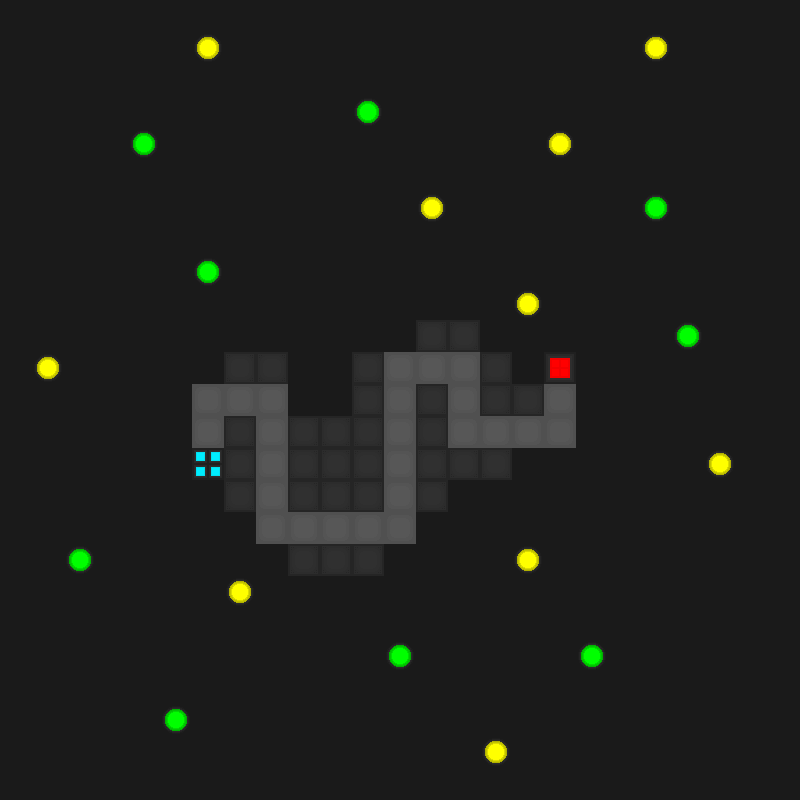

Tiled map render using the project's own tile images. Description and the map definition, with tile-layer contents summarised, below:
An orthogonal 25x25 tile map with 32x32 px tiles, 5 tile layers (background, enemy_base, player_base, road, ...).

<map version="1.10" tiledversion="1.11.2" orientation="orthogonal" renderorder="right-down" width="25" height="25" tilewidth="32" tileheight="32" infinite="0" nextlayerid="6" nextobjectid="1">
 <tileset firstgid="1" source="tile_sheet.tsx" />
 <layer id="1" name="background" width="25" height="25">
  <data>[625 cells, 625 non-empty, 3 distinct tile ids]</data>
 </layer>
 <layer id="2" name="enemy_base" width="25" height="25">
  <data>[625 cells, 1 non-empty, 1 distinct tile ids]</data>
 </layer>
 <layer id="3" name="player_base" width="25" height="25">
  <data>[625 cells, 1 non-empty, 1 distinct tile ids]</data>
 </layer>
 <layer id="4" name="road" width="25" height="25">
  <data>[625 cells, 25 non-empty, 1 distinct tile ids]</data>
 </layer>
 <layer id="5" name="platforms" width="25" height="25">
  <data>[625 cells, 30 non-empty, 1 distinct tile ids]</data>
 </layer>
</map>
